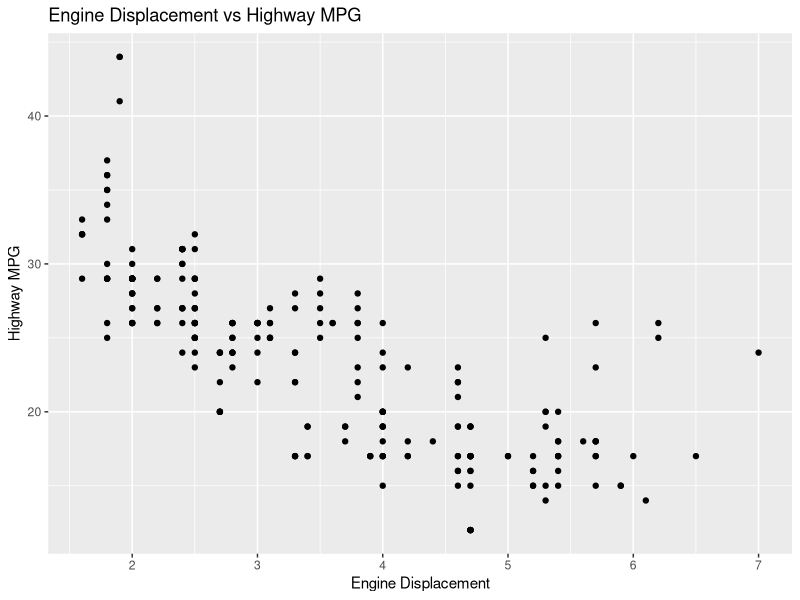

Reproduce this figure in R.
## ---- chunk 1
# Load required library
library(tidyverse)

# Inspect dataset to ensure it's available
head(mpg)

# Scatter plot
ggplot(data = mpg) +
  geom_point(mapping = aes(x = displ, y = hwy)) +
  labs(
    title = "Engine Displacement vs Highway MPG",
    x = "Engine Displacement",
    y = "Highway MPG"
  )

